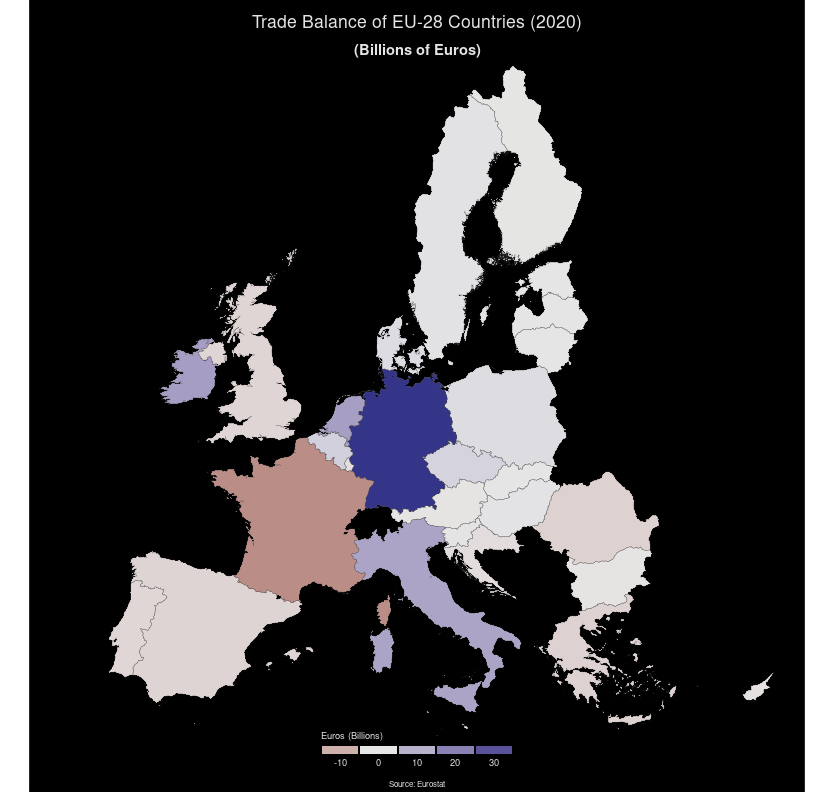

The R source for this figure:
library(ggplot2)
library(sf)
library(giscoR)

data <- read.csv("~/Downloads/full202052 (1)/full202052.dat")

x = aggregate(VALUE_IN_EUROS ~ FLOW + DECLARANT_ISO, data = data, sum)

x = sapply(split(x, x$DECLARANT_ISO), function(x) diff(x$VALUE_IN_EUROS))

names(x)[names(x)=="GB"] = "UK"

names(x)[names(x)=="GR"] = "EL"

x = data.frame(code = names(x), value = x)

borders <- gisco_get_countries(
  epsg = "3035",
  year = "2020",
  resolution = "3",
  country = x$code
)


merged <- merge(borders,
                x,
                by.x = "CNTR_ID",
                by.y = "code",
                all.x = TRUE
)


ggplot(merged) +
  geom_sf(aes(fill = value/10000000000), color = NA, alpha = 0.9) +
  geom_sf(data = borders, fill = NA, size = 0.1, col = "grey30") +
  coord_sf(
    xlim = c(2377294, 6500000),
    ylim = c(1413597, 5228510)
  ) + scale_fill_gradient2(
    name = "Euros (Billions)",
    guide = guide_legend(
      direction = "horizontal",
      keyheight = 0.5,
      keywidth = 2,
      title.position = "top",
      title.hjust = 0,
      label.hjust = .5,
      nrow = 1,
      byrow = TRUE,
      reverse = FALSE,
      label.position = "bottom"
    )
  ) + theme_void()+
  labs(
    title = "Trade Balance of EU-28 Countries (2020)",
    subtitle = "(Billions of Euros)",
    caption = paste0("Source: Eurostat")) +
  # Theme
  theme(
    plot.background = element_rect(fill = "black"),
    plot.title = element_text(
      color = "grey90",
      hjust = 0.5,
      vjust = -1,
    ),
    plot.subtitle = element_text(
      color = "grey90",
      hjust = 0.5,
      vjust = -2,
      face = "bold"
    ),
    plot.caption = element_text(
      color = "grey90",
      size = 6,
      hjust = 0.5,
      margin = margin(b = 2, t = 13)
    ),
    legend.text = element_text(
      size = 7,
      color = "grey90"
    ),
    legend.title = element_text(
      size = 7,
      color = "grey90"
    ),
    legend.position = c(0.5, 0.02),
  )
